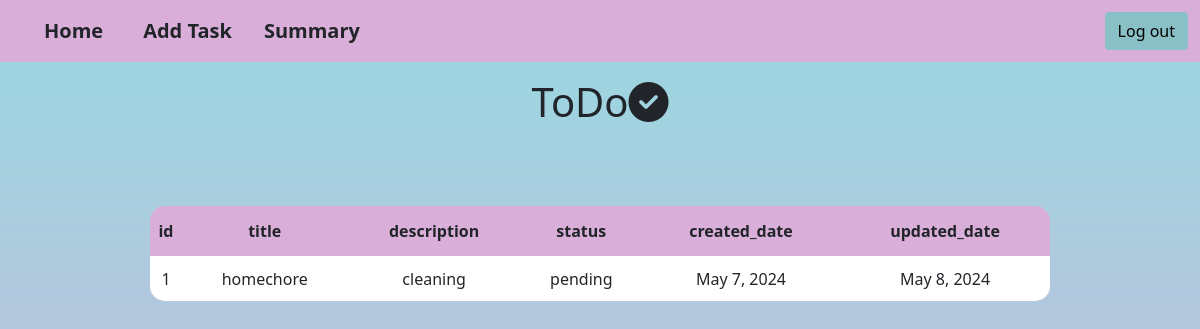
The page /myapp/tasks/1/ (signed in) on the database its author committed.
### myapp/models.py (models this page shows, shortened)
class Task(models.Model):
    title=models.CharField(max_length=200)
    description=models.CharField(max_length=200)
    status_options=(
        ("completed","completed"),
        ("pending","pending")
        )
    status=models.CharField(max_length=200,choices=status_options,default="pending")
    user_object=models.ForeignKey(User,on_delete=models.CASCADE)
    created_date=models.DateField(auto_now_add=True)
    updated_date=models.DateField(auto_now=True)

### myapp/views.py (the view)
# urls.py: path("tasks/<int:pk>/",views.TaskDetailView.as_view(),name="task-detail"),
@method_decorator([signin_required,never_cache],name="dispatch")
class TaskDetailView(View):
    def get(self,request,*args,**kwargs):
        id=kwargs.get("pk")
        qs=Task.objects.get(id=id)
        return render(request,"task_detail.html",{"data":qs})

### myapp/decorator.py (called while the page is built)
def signin_required(fn):
    def wrapper(request,*args,**kwargs):
        if not request.user.is_authenticated:
            messages.error(request,"invalid session")
            return redirect("signin")
        else:
            return fn(request,*args,**kwargs)
    return wrapper

### myapp/templates/task_detail.html (shortened to what this page needs)
{% extends 'base.html' %}
{% block body_block %}
<h1 align="center" class="mt-3">ToDo<i class="fa-solid fa-circle-check"></i></h1>
<center>
<table>
    <tr id="h">
        <th>id</th>
        <th>title</th>
        <th>description</th>
        <th>status</th>
        <th>created_date</th>
        <th>updated_date</th>
    </tr>
    <tr>
        <td>{{data.id}}</td>
        <td>{{data.title}}</td>
        <td>{{data.description}}</td>
        <td>{{data.status}}</td>
        <td>{{data.created_date}}</td>
        <td>{{data.updated_date}}</td>
    </tr>
</table>
</center>
{% endblock %}

### myapp/templates/task_detail.html (style rules this page uses)
table { border-radius:15px;overflow: hidden; }
#h { background-color:#D9AFD9 ;height:50px;text-align:center; }
td { background-color: white;text-align: center;height: 45px; }
table { margin-top:80px;width:900px }

### myapp/templates/base.html (style rules this page uses)
body { background-color: #D9AFD9; background-image: linear-gradient(0deg, #D9AFD9 0%, #97D9E1 100%); background-repeat:no-repeat; background-size:100% 750px; }

### rows shown on the page
Task: id "1", title "homechore", description "cleaning", status "pending", created_date "May 7, 2024", updated_date "May 8, 2024"
